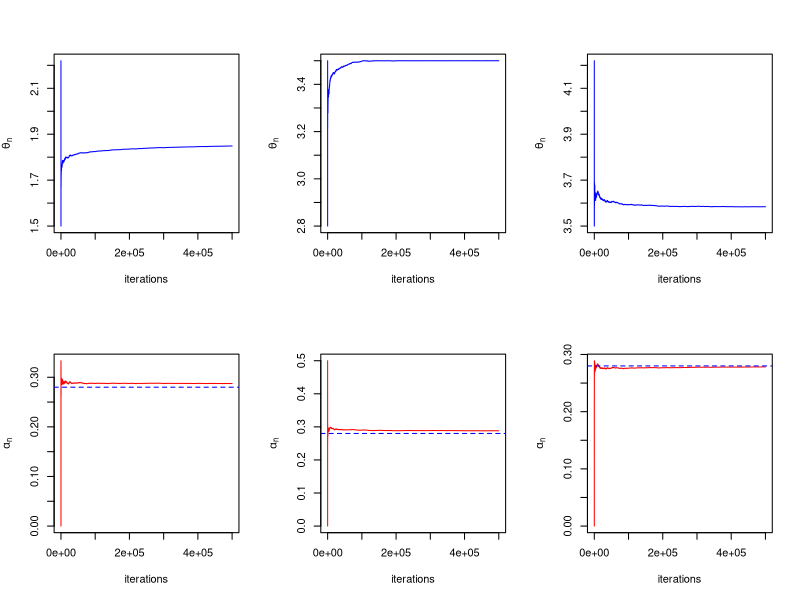

The R script that drew this image:
## Example 1 from Yves F. Atchade's "ADAPTIVE MARKOV CHAIN MONTE CARLO CONFIDENCE INTERVALS"

# define beta
beta <- 0.75

# define target distribution
pi_x <- function(x){
  return (ifelse( (x >= -beta-1 & x <= -beta) | (x >= beta & x <= beta+1), 0.5, 0))
}

# define proposal distribution
q_xy <- function(x,y,t){
  return(ifelse( (y >= x-t) & (y <= x + t), 1/(2*t), 0))
}

sample.size <- 5e5
chains<-function(shift=0){
  # create the markov chain
  x <- numeric(sample.size)
  # create theta_n's
  theta <- numeric(sample.size)
  # the acceptance probability
  alpha <- numeric(sample.size)
  # setting up a and A required, from D. Hastie's PhD thesis (Eq 4.1 and Eq 4.2)
  a <- 2*beta+shift
  A <- a+1

  #starting values
  x[1] <- .75
  theta[1] <- (a+A)/2

  for (i in 2:sample.size){
    if(i%%1e5==0) print(i/1e5)
    y <- runif(n=1, min=x[i-1]-theta[i-1], max=x[i-1]+theta[i-1])
    acc.prob <- min(1, pi_x(y)*q_xy(y,x[i-1],theta[i-1])/(pi_x(x[i-1])*q_xy(x[i-1],y,theta[i-1])))
    if(runif(1) < acc.prob){
      x[i] <- y
      alpha[i] <- 1
      theta[i] <- max(a, min(theta[i-1] + (theta[1]/(i-1))*(1-0.28), A))

    }else{
      x[i] <- x[i-1]
      alpha[i] <- 0
      theta[i] <- max(a, min(theta[i-1] + (theta[1]/(i-1))*(0-0.28), A))
    }
  }
  return(list(alpha=alpha,theta=theta,x=x))
}
par(mfcol=c(2,3))
for(i in 0:2){
  chain <-chains(i)
  plot(chain$theta,type="l",ylab=expression(theta[n]),xlab ="iterations",col="blue")
  plot(cumsum(chain$alpha)/(1:sample.size),type="l",col="red",ylab=expression(alpha[n]),xlab="iterations")
  abline(h=0.28,lty=2,col="blue")
}
